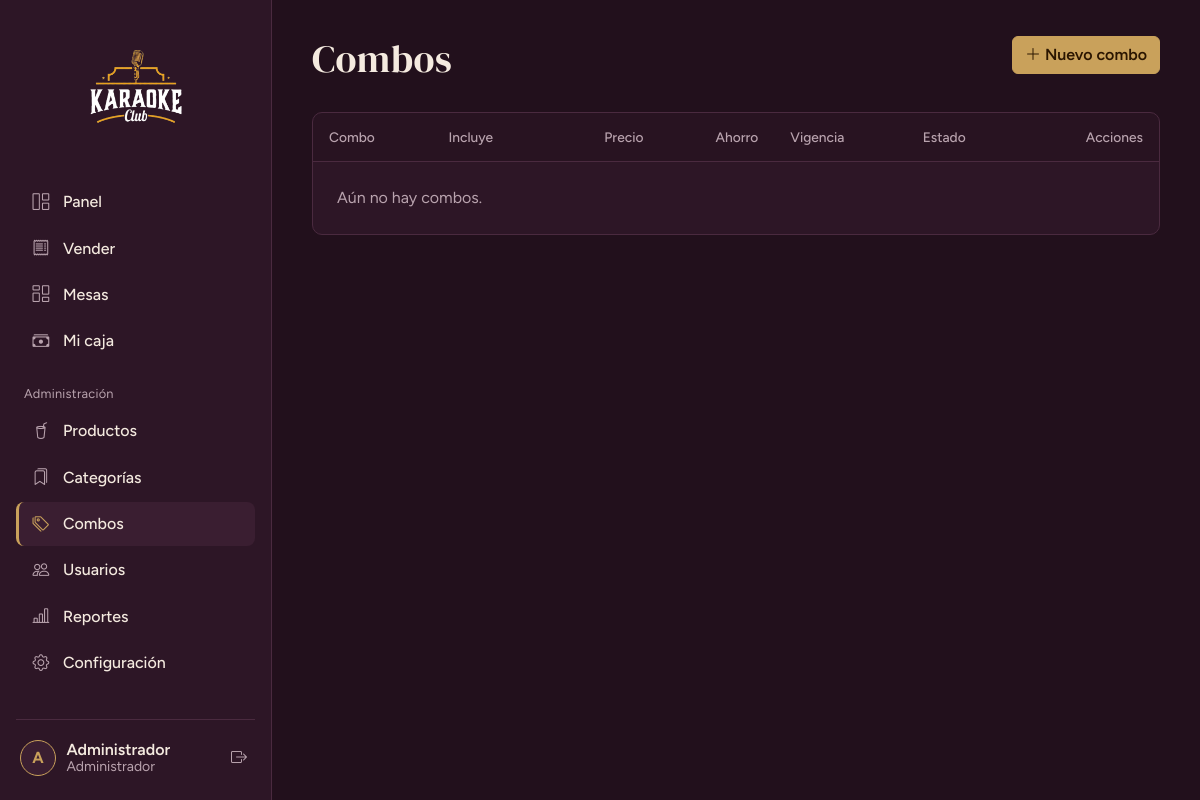
The page /combos (signed in) on the database as committed earlier.
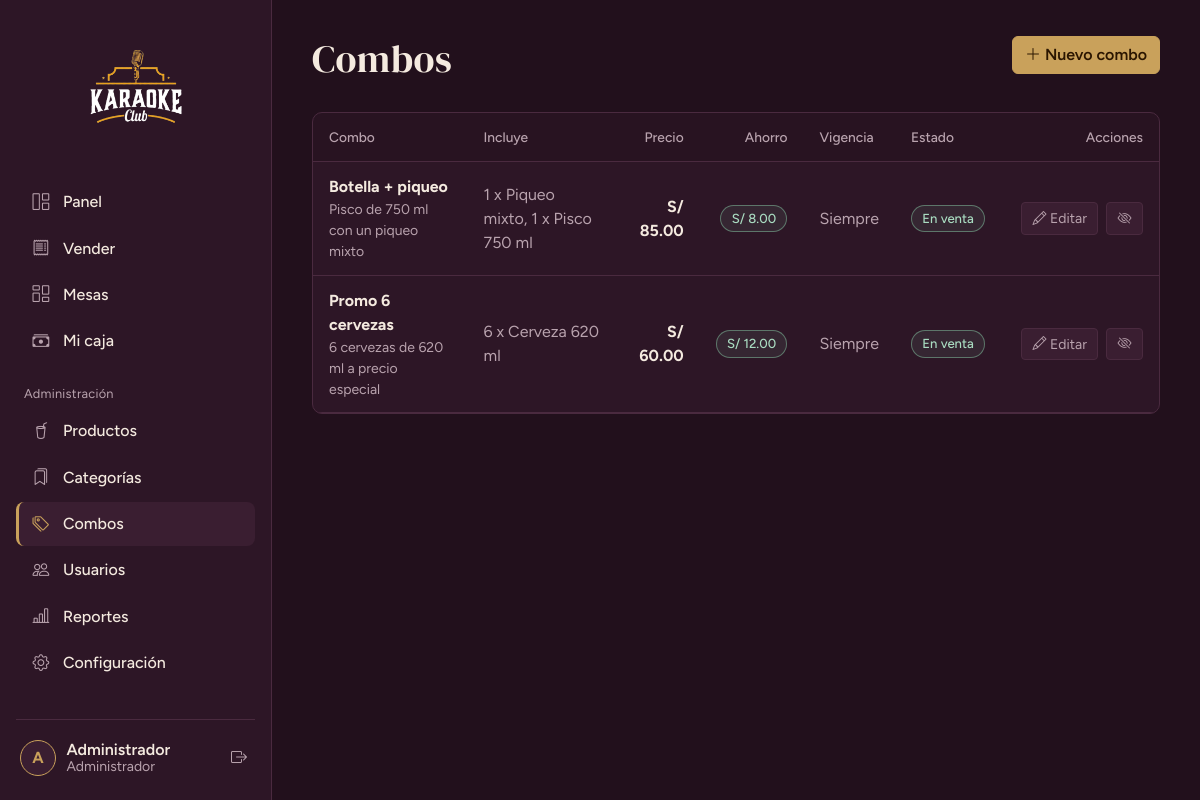
The same page on the database as committed later.
### tables this page shows
CREATE TABLE IF NOT EXISTS usuarios (
  id          INT UNSIGNED PRIMARY KEY AUTO_INCREMENT,
  rol_id      TINYINT UNSIGNED NOT NULL,
  nombre      VARCHAR(100) NOT NULL,
  usuario     VARCHAR(50)  NOT NULL UNIQUE,
  password    VARCHAR(255) NOT NULL,            
  telefono    VARCHAR(20)  NULL,
  estado      TINYINT(1) NOT NULL DEFAULT 1,    
  ultimo_login DATETIME NULL,
  created_at  TIMESTAMP NOT NULL DEFAULT CURRENT_TIMESTAMP,
  CONSTRAINT fk_usuarios_rol FOREIGN KEY (rol_id) REFERENCES roles(id)
);

CREATE TABLE IF NOT EXISTS combos (
  id           INT UNSIGNED PRIMARY KEY AUTO_INCREMENT,
  nombre       VARCHAR(120) NOT NULL,
  descripcion  VARCHAR(255) NULL,
  precio       DECIMAL(10,2) NOT NULL,
  vigente_desde DATE NULL,
  vigente_hasta DATE NULL,
  estado       TINYINT(1) NOT NULL DEFAULT 1
);

### app/core/Controller.php (called while the page is built, shortened)
<?php
abstract class Controller
{
    protected function view(string $view, array $data = [], string $layout = 'main'): void
    {
        extract($data, EXTR_SKIP);
        require APP_PATH . "/views/$view.php";
        $content = ob_get_clean();
        require APP_PATH . "/views/layouts/$layout.php";
    }
    protected function requireAuth(array $roles = []): void
    {
        Auth::refresh();
    }
}

### app/controllers/CombosController.php (called while the page is built, shortened)
<?php
class CombosController extends Controller
{
    public function __construct()
    {
        $this->requireAuth(['admin']);
    }
    public function index(): void
    {
        $this->view('combos/index', ['title' => 'Combos', 'combos' => Combo::todos(), 'resumenes' => Combo::resumenes()]);
    }
}

### app/core/Router.php (called while the page is built, shortened)
<?php
class Router
{
    public function dispatch(): void
    {
        try {
            $url   = trim((string) ($_GET['url'] ?? ''), '/');
            $parts = $url === '' ? [] : explode('/', $url);
            $c = strtolower($parts[0]);
            $m = $parts[1] ?? ($c === 'auth' ? 'login' : 'index');
            $params = array_slice($parts, 2);
            $obj = new $class();
            $ref = new ReflectionMethod($obj, $m);
            $ref->invokeArgs($obj, $params);
        } catch (AppException $e) {
            (new ErrorController())->show500($e->getMessage());
        } catch (Throwable $e) {
            error_log((string) $e);
            (new ErrorController())->show500(APP_ENV === 'development' ? $e->getMessage() : null);
        }
    }
}

### public/index.php (called while the page is built, shortened)
<?php
require APP_PATH . '/config/config.php';
spl_autoload_register(function (string $class): void {
    foreach (['core', 'controllers', 'models'] as $dir) {
        $file = APP_PATH . "/$dir/$class.php";
        if (is_file($file)) { require $file; return; }
    }
});
require APP_PATH . '/core/helpers.php';
(new Router())->dispatch();

### app/core/helpers.php (called while the page is built, shortened)
<?php
function e(mixed $v): string { return htmlspecialchars((string) $v, ENT_QUOTES | ENT_SUBSTITUTE, 'UTF-8'); }
function url(string $path = ''): string { return BASE_URL . '/' . ltrim($path, '/'); }
function asset(string $path): string
{
    $file = ROOT_PATH . '/public/' . ltrim($path, '/');
    return url($path) . '?v=' . (is_file($file) ? filemtime($file) : 1);
}
function money(float|int|string|null $n): string { return 'S/ ' . number_format((float) $n, 2); }

### app/core/Database.php (called while the page is built, shortened)
<?php
class Database
{
    private static ?PDO $pdo = null;
    public static function pdo(): PDO
    {
        if (self::$pdo === null) {
            try {
                $dsn = 'mysql:host=' . DB_HOST . ';dbname=' . DB_NAME . ';charset=utf8mb4';
                self::$pdo = new PDO($dsn, DB_USER, DB_PASS, [
                    PDO::ATTR_ERRMODE            => PDO::ERRMODE_EXCEPTION,
                    PDO::ATTR_DEFAULT_FETCH_MODE => PDO::FETCH_ASSOC,
                    PDO::ATTR_EMULATE_PREPARES   => false,
                ]);
                self::$pdo->exec("SET time_zone = '-05:00'");
            } catch (PDOException $e) {
                error_log('DB connect: ' . $e->getMessage());
                throw new AppException('No se pudo conectar a la base de datos. Revisa que MySQL esté encendido en XAMPP y que hayas importado database/karaoke_club.sql.');
            }
        }
        return self::$pdo;
    }
    public static function all(string $sql, array $params = []): array
    {
        $st = self::pdo()->prepare($sql);
        $st->execute($params);
        return $st->fetchAll();
    }
    public static function one(string $sql, array $params = []): ?array
    {
        $st = self::pdo()->prepare($sql);
        $st->execute($params);
        $row = $st->fetch();
        return $row === false ? null : $row;
    }
}

### app/models/Config.php (called while the page is built, shortened)
<?php
class Config
{
    private static ?array $cache = null;
    public static function get(string $clave, string $default = ''): string
    {
        if (self::$cache === null) {
            try {
                self::$cache = array_column(Database::all('SELECT clave, valor FROM configuracion'), 'valor', 'clave');
            } catch (Throwable $e) {
                self::$cache = [];
            }
        }
        return self::$cache[$clave] ?? $default;
    }
}

### app/config/menu.php (called while the page is built)
<?php
return [
  ['grupo' => '', 'items' => [
    ['label' => 'Panel',            'icon' => 'bi-grid-1x2',      'route' => 'dashboard', 'roles' => ['admin','cajero']],
    ['label' => 'Vender',           'icon' => 'bi-receipt',       'route' => 'ventas',    'roles' => ['admin','cajero']],
    ['label' => 'Mesas',            'icon' => 'bi-columns-gap',   'route' => 'mesas',     'roles' => ['admin','cajero']],
    ['label' => 'Mi caja',          'icon' => 'bi-cash-stack',    'route' => 'caja',      'roles' => ['admin','cajero']],
  ]],
  ['grupo' => 'Administración', 'items' => [
    ['label' => 'Productos',        'icon' => 'bi-cup-straw',     'route' => 'productos', 'roles' => ['admin']],
    ['label' => 'Categorías',       'icon' => 'bi-bookmarks',     'route' => 'categorias','roles' => ['admin']],
    ['label' => 'Combos',           'icon' => 'bi-tags',          'route' => 'combos',    'roles' => ['admin']],
    ['label' => 'Usuarios',         'icon' => 'bi-people',        'route' => 'usuarios',  'roles' => ['admin']],
    ['label' => 'Reportes',         'icon' => 'bi-bar-chart-line','route' => 'reportes',  'roles' => ['admin']],
    ['label' => 'Configuración',    'icon' => 'bi-gear',          'route' => 'configuracion', 'roles' => ['admin']],
  ]],
];

### app/core/Auth.php (called while the page is built, shortened)
<?php
class Auth
{
    public static function user(): ?array { return $_SESSION['user'] ?? null; }
    public static function id(): int { return (int) ($_SESSION['user']['id'] ?? 0); }
    public static function role(): string { return (string) ($_SESSION['user']['rol'] ?? ''); }
    public static function is(string ...$roles): bool { return in_array(self::role(), $roles, true); }
    public static function refresh(): void
    {
        $u = Usuario::buscarPorId(self::id());
    }
}

### app/models/Usuario.php (called while the page is built, shortened)
<?php
class Usuario
{
    public static function buscarPorId(int $id): ?array
    {
        return Database::one(
            'SELECT u.*, r.nombre AS rol FROM usuarios u JOIN roles r ON r.id = u.rol_id WHERE u.id = ? LIMIT 1',
            [$id]
        );
    }
}

### app/models/Combo.php (called while the page is built, shortened)
<?php
class Combo
{
    public static function todos(): array
    {
        return Database::all(
            'SELECT c.*,
                    (SELECT COALESCE(SUM(p.precio * cp.cantidad), 0) FROM combo_productos cp JOIN productos p ON p.id = cp.producto_id WHERE cp.combo_id = c.id) AS precio_normal
               FROM combos c ORDER BY c.estado DESC, c.nombre'
        );
    }
}

### app/views/combos/index.php (the view, shortened to what this page needs)
<header class="page-head page-head--actions">
  <div>
    <h1>Combos</h1>
  </div>
  <a class="btn btn-brass" href="<?= url('combos/crear') ?>"><i class="bi bi-plus-lg"></i> Nuevo combo</a>
</header>
<section class="panel panel--flush">
  <div class="table-responsive">
    <table class="table table-app align-middle mb-0">
      <thead><tr><th>Combo</th><th>Incluye</th><th class="text-end">Precio</th><th class="text-end">Ahorro</th><th>Vigencia</th><th>Estado</th><th class="text-end">Acciones</th></tr></thead>
      <tbody>
      <?php foreach ($combos as $c):
          $ahorro = (float) $c['precio_normal'] - (float) $c['precio'];
          $hoy = date('Y-m-d');
          $vencido = $c['vigente_hasta'] && $c['vigente_hasta'] < $hoy;
          $futuro  = $c['vigente_desde'] && $c['vigente_desde'] > $hoy; ?>
        <tr class="<?= (int) $c['estado'] ? '' : 'is-off' ?>">
          <td><strong><?= e($c['nombre']) ?></strong><?php if ($c['descripcion']): ?><small class="d-block text-secondary"><?= e($c['descripcion']) ?></small><?php endif; ?></td>
          <td class="text-secondary"><?= e($resumenes[$c['id']] ?? '-') ?></td>
          <td class="text-end"><strong><?= e(money($c['precio'])) ?></strong></td>
          <td class="text-end"><?= $ahorro > 0.004 ? '<span class="badge-soft badge-soft--ok">' . e(money($ahorro)) . '</span>' : '-' ?></td>
          <td class="text-secondary">
            <?php if (!$c['vigente_desde'] && !$c['vigente_hasta']): ?>Siempre
            <?php else: ?><?= $c['vigente_desde'] ? 'Desde ' . e(date('d/m/Y', strtotime($c['vigente_desde']))) : '' ?> <?= $c['vigente_hasta'] ? 'hasta ' . e(date('d/m/Y', strtotime($c['vigente_hasta']))) : '' ?><?php endif; ?>
          </td>
          <td>
            <?php if (!(int) $c['estado']): ?><span class="badge-soft badge-soft--off">Desactivado</span>
            <?php elseif ($vencido): ?><span class="badge-soft badge-soft--danger">Vencido</span>
            <?php elseif ($futuro): ?><span class="badge-soft badge-soft--brass">Aún no empieza</span>
            <?php else: ?><span class="badge-soft badge-soft--ok">En venta</span><?php endif; ?>
          </td>
          <td class="text-end actions">
            <a class="btn btn-sm btn-outline-field" href="<?= url('combos/editar/' . (int) $c['id']) ?>"><i class="bi bi-pencil"></i> Editar</a>
            <form method="post" action="<?= url('combos/estado/' . (int) $c['id']) ?>" class="d-inline"
                  data-confirm="<?= (int) $c['estado'] ? '¿Desactivar ' . e($c['nombre']) . '?' : '¿Activar ' . e($c['nombre']) . '?' ?>" data-confirm-button="Sí, continuar">
              <button class="btn btn-sm btn-outline-field" type="submit" title="<?= (int) $c['estado'] ? 'Desactivar' : 'Activar' ?>"><i class="bi bi-<?= (int) $c['estado'] ? 'eye-slash' : 'eye' ?>"></i></button>
            </form>
          </td>
        </tr>
      <?php endforeach; ?>
      </tbody>
    </table>
  </div>
  <?php if (!$combos): ?><p class="empty m-4">Aún no hay combos.</p><?php endif; ?>
</section>

### app/views/layouts/main.php (shortened to what this page needs)
<?php
$menu  = require APP_PATH . '/config/menu.php';
$user  = Auth::user();
$local = Config::get('nombre_local', 'Karaoke Club');
$inicial = mb_strtoupper(mb_substr($user['nombre'] ?? '?', 0, 1));
?>
<!doctype html>
<html lang="es" data-bs-theme="dark">
<head>
  <?php include APP_PATH . '/views/layouts/_head.php'; ?>
</head>
<body>
<div class="shell">
  <aside class="sidebar offcanvas-lg offcanvas-start" tabindex="-1" id="sidebar" aria-label="Menú principal">
    <div class="sidebar__brand">
      <img class="brand-logo brand-logo--sidebar" src="<?= asset('assets/logo.png') ?>" alt="<?= e($local) ?>">
    </div>
    <nav class="sidebar__nav">
      <?php foreach ($menu as $grupo):
          $items = array_filter($grupo['items'], fn($i) => in_array(Auth::role(), $i['roles'], true));
          if (!$items) continue; ?>
        <?php if ($grupo['grupo'] !== ''): ?><p class="nav-group"><?= e($grupo['grupo']) ?></p><?php endif; ?>
        <?php foreach ($items as $i):
            $activo = Router::$controller === $i['route']; ?>
          <a class="nav-item-link<?= $activo ? ' is-active' : '' ?>" href="<?= url($i['route']) ?>"<?= $activo ? ' aria-current="page"' : '' ?>>
            <i class="bi <?= e($i['icon']) ?>"></i><span><?= e($i['label']) ?></span>
          </a>
        <?php endforeach; ?>
      <?php endforeach; ?>
    </nav>
    <div class="sidebar__user">
      <a class="user-chip" href="<?= url('perfil') ?>" title="Mi perfil">
        <span class="avatar"><?= e($inicial) ?></span>
        <span class="user-chip__text">
          <strong><?= e($user['nombre']) ?></strong>
          <small><?= Auth::is('admin') ? 'Administrador' : 'Cajero' ?></small>
        </span>
      </a>
      <form method="post" action="<?= url('auth/logout') ?>" data-confirm="¿Cerrar sesión?" data-confirm-button="Sí, salir">
        <button class="btn btn-icon" type="submit" title="Cerrar sesión" aria-label="Cerrar sesión"><i class="bi bi-box-arrow-right"></i></button>
      </form>
    </div>
  </aside>
  <main class="content">
    <?= $content ?>
  </main>
</div>
</body>
</html>

### app/views/layouts/_head.php (shortened to what this page needs)
<link href="https://cdn.jsdelivr.net/npm/bootstrap@5.3.3/dist/css/bootstrap.min.css" rel="stylesheet">
<link href="https://cdn.jsdelivr.net/npm/bootstrap-icons@1.11.3/font/bootstrap-icons.min.css" rel="stylesheet">
<link href="<?= asset('assets/css/app.css') ?>" rel="stylesheet">

Rows that differ between the two databases and show on the page:
added combos: nombre "Botella + piqueo", descripcion "Pisco de 750 ml con un piqueo mixto", id "1 x Piqueo mixto, 1 x Pisco 750 ml", precio "S/ 85.00", ahorro "S/ 8.00", shows "Siempre", estado "En venta"
added combos: nombre "Promo 6 cervezas", descripcion "6 cervezas de 620 ml a precio especial", id "6 x Cerveza 620 ml", precio "S/ 60.00", ahorro "S/ 12.00", shows "Siempre", estado "En venta"
Other text that changed with them:
text no longer shown: "Aún no hay combos."
